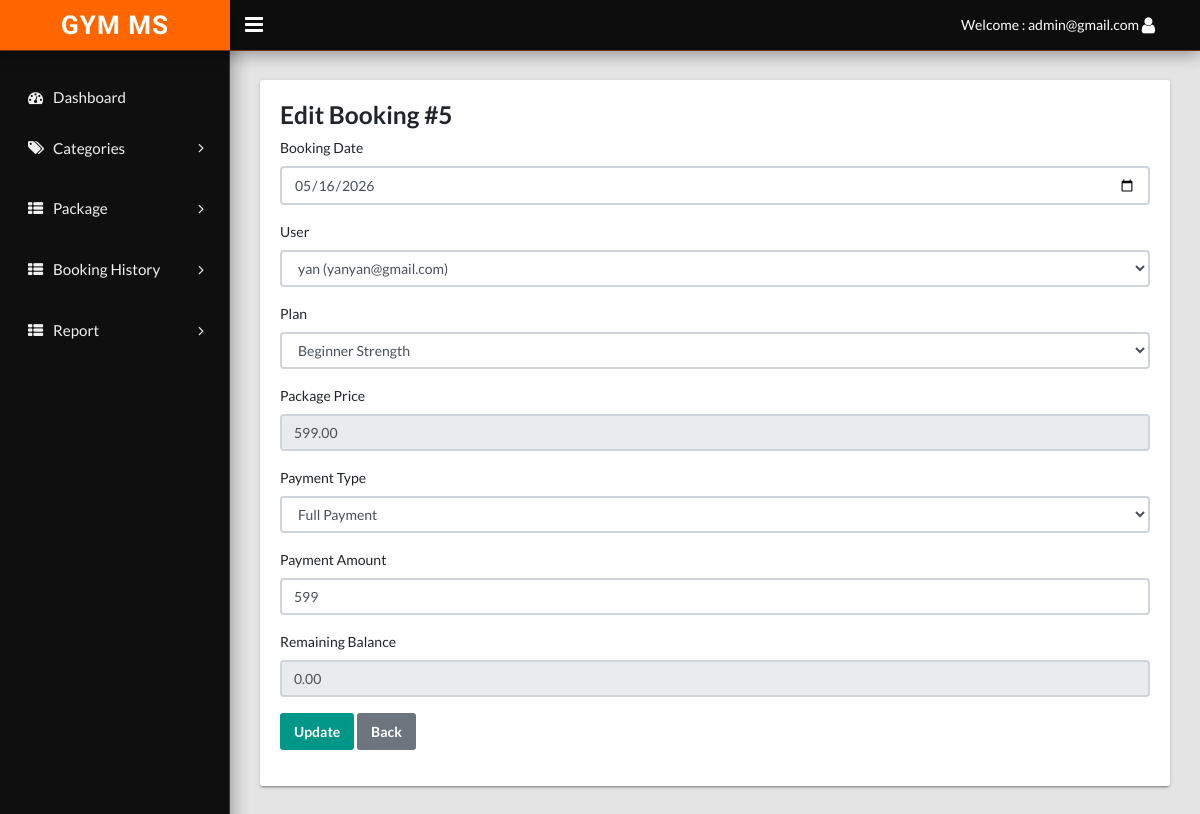
Page /admin/edit-booking.php?bookingid=5 (signed in) on the committed database.
### tables this page shows
CREATE TABLE `tblbooking` (
  `id` int(11) NOT NULL,
  `package_id` varchar(45) DEFAULT NULL,
  `userid` varchar(45) DEFAULT NULL,
  `booking_date` timestamp NULL DEFAULT current_timestamp(),
  `payment` varchar(45) DEFAULT NULL,
  `paymentType` varchar(45) DEFAULT NULL
);

CREATE TABLE `tbluser` (
  `id` int(11) NOT NULL,
  `fname` varchar(45) DEFAULT NULL,
  `lname` varchar(45) DEFAULT NULL,
  `email` varchar(45) DEFAULT NULL,
  `mobile` varchar(45) DEFAULT NULL,
  `password` varchar(100) DEFAULT NULL,
  `status` tinyint(1) NOT NULL DEFAULT 0,
  `state` varchar(45) DEFAULT NULL,
  `city` varchar(45) DEFAULT NULL,
  `address` varchar(200) DEFAULT NULL,
  `create_date` timestamp NULL DEFAULT current_timestamp()
);

CREATE TABLE `tbladdpackage` (
  `id` int(11) NOT NULL,
  `category` varchar(45) DEFAULT NULL,
  `titlename` varchar(450) DEFAULT NULL,
  `PackageDuration` varchar(45) DEFAULT NULL,
  `Price` varchar(45) DEFAULT NULL,
  `Description` varchar(450) DEFAULT NULL,
  `create_date` timestamp NULL DEFAULT current_timestamp()
);

### admin/edit-booking.php (the view, shortened to what this page needs)
<?php
include 'include/config.php';
$bookingId = isset($_GET['bookingid']) ? intval($_GET['bookingid']) : 0;
$sql = "SELECT t1.id as bookingid, t1.booking_date as bookingdate, t1.paymentType as paymentType, t1.payment as paymentAmount,
        t1.userid as userId, t1.package_id as packageId,
        t3.fname as Name, t3.email as email,
        t2.titlename as title, t2.PackageDuration as PackageDuration, t2.Price as Price,
        t4.category_name as category_name, t2.titlename as Plan
        FROM tblbooking as t1
        LEFT JOIN tbladdpackage as t2 ON t1.package_id = t2.id
        LEFT JOIN tbluser as t3 ON t1.userid = t3.id
        LEFT JOIN tblcategory as t4 ON t2.category = t4.id
        WHERE t1.id = :bookingId";
$query = $dbh->prepare($sql);
$query->bindParam(':bookingId', $bookingId, PDO::PARAM_INT);
$query->execute();
$booking = $query->fetch(PDO::FETCH_OBJ);
$userStmt = $dbh->prepare("SELECT id, fname, email FROM tbluser ORDER BY fname");
$userStmt->execute();
$users = $userStmt->fetchAll(PDO::FETCH_OBJ);
$packageStmt = $dbh->prepare("SELECT t2.id, t2.Price, t2.titlename FROM tbladdpackage t2
    ORDER BY t2.titlename");
$packageStmt->execute();
$packages = $packageStmt->fetchAll(PDO::FETCH_OBJ);
$paymentSumStmt = $dbh->prepare("SELECT SUM(payment) as totalPaid FROM tblpayment WHERE bookingID = :bookingId");
$paymentSumStmt->bindParam(':bookingId', $bookingId, PDO::PARAM_INT);
$paymentSumStmt->execute();
$paidRow = $paymentSumStmt->fetch(PDO::FETCH_OBJ);
$totalPaidRecords = $paidRow && $paidRow->totalPaid ? floatval($paidRow->totalPaid) : 0;
$bookingPayment = $booking->paymentAmount ? floatval($booking->paymentAmount) : 0;
$totalPaid = $totalPaidRecords > 0 ? $totalPaidRecords : $bookingPayment;
$remainingBalance = $booking->Price - $totalPaid;
?>
<!DOCTYPE html>
<html lang="en">
<head>
    <link rel="stylesheet" type="text/css" href="css/main.css">
    <link rel="stylesheet" type="text/css" href="https://maxcdn.bootstrapcdn.com/font-awesome/4.7.0/css/font-awesome.min.css">
</head>
<body class="app sidebar-mini rtl">
<?php include 'include/header.php'; ?>
<?php include 'include/sidebar.php'; ?>
<main class="app-content">
    <div class="row">
        <div class="col-md-12">
            <div class="tile">
                <div class="tile-body">
                    <h3>Edit Booking #<?php echo htmlentities($booking->bookingid); ?></h3>
                    <form method="post">
                        <div class="form-group">
                            <label>Booking Date</label>
                            <input type="date" name="bookingDate" class="form-control" value="<?php echo htmlentities(date('Y-m-d', strtotime($booking->bookingdate))); ?>" required>
                        </div>
                        <div class="form-group">
                            <label>User</label>
                            <select name="userId" class="form-control" required>
                                <?php foreach ($users as $user) { ?>
                                    <option value="<?php echo $user->id; ?>" <?php echo $user->id == $booking->userId ? 'selected' : ''; ?>>
                                        <?php echo htmlentities($user->fname . ' (' . $user->email . ')'); ?>
                                    </option>
                                <?php } ?>
                            </select>
                        </div>
                        <div class="form-group">
                            <label>Plan</label>
                            <select name="packageId" id="packageId" class="form-control" required>
                                <?php foreach ($packages as $package) { ?>
                                    <option value="<?php echo $package->id; ?>" data-price="<?php echo floatval($package->Price); ?>" <?php echo $package->id == $booking->packageId ? 'selected' : ''; ?>>
                                        <?php echo htmlentities($package->titlename); ?>
                                    </option>
                                <?php } ?>
                            </select>
                        </div>
                        <div class="form-group">
                            <label>Package Price</label>
                            <input type="text" id="packagePrice" class="form-control" value="<?php echo htmlentities($booking->Price); ?>" readonly>
                        </div>
                        <div class="form-group">
                            <label>Payment Type</label>
                            <select name="paymentType" class="form-control">
                                <option value="Full Payment" <?php echo $booking->paymentType === 'Full Payment' ? 'selected' : ''; ?>>Full Payment</option>
                            </select>
                        </div>
                        <div class="form-group">
                            <label>Payment Amount</label>
                            <input type="text" name="paymentAmount" class="form-control" value="<?php echo htmlentities($booking->paymentAmount); ?>" placeholder="Enter amount">
                        </div>
                        <div class="form-group">
                            <label>Remaining Balance</label>
                            <input type="text" id="remainingBalance" class="form-control" value="<?php echo htmlentities($remainingBalance); ?>" readonly>
                        </div>
                        <div class="form-group">
                            <button type="submit" name="update_booking" class="btn btn-primary">Update</button>
                            <a href="partial-payment-bookings.php" class="btn btn-secondary">Back</a>
                        </div>
                    </form>
                </div>
            </div>
        </div>
    </div>
</main>
</body>
</html>

### rows in the picture
tblbooking: id "5", bookingDate "05/16/2026", userId "yan (yanyan@gmail.com)", packageId "Beginner Strength", Price "599.00", paymentType "Full Payment", paymentAmount "599"

### other values in the picture
$_SESSION['email'] "admin@gmail.com"
